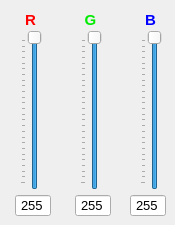
      <widget class="QWidget" name="tabRGB">
       <property name="autoFillBackground">
        <bool>true</bool>
       </property>
       <attribute name="title">
        <string>RGB</string>
       </attribute>
       <widget class="QSlider" name="verticalSliderR">
        <property name="geometry">
         <rect>
          <x>20</x>
          <y>30</y>
          <width>22</width>
          <height>160</height>
         </rect>
        </property>
        <property name="cursor">
         <cursorShape>SplitVCursor</cursorShape>
        </property>
        <property name="layoutDirection">
         <enum>Qt::LeftToRight</enum>
        </property>
        <property name="autoFillBackground">
         <bool>true</bool>
        </property>
        <property name="maximum">
         <number>255</number>
        </property>
        <property name="value">
         <number>255</number>
        </property>
        <property name="orientation">
         <enum>Qt::Vertical</enum>
        </property>
        <property name="invertedAppearance">
         <bool>false</bool>
        </property>
        <property name="tickPosition">
         <enum>QSlider::TicksAbove</enum>
        </property>
        <property name="tickInterval">
         <number>10</number>
        </property>
       </widget>
       <widget class="QSlider" name="verticalSliderG">
        <property name="geometry">
         <rect>
          <x>80</x>
          <y>30</y>
          <width>22</width>
          <height>160</height>
         </rect>
        </property>
        <property name="cursor">
         <cursorShape>SplitVCursor</cursorShape>
        </property>
        <property name="layoutDirection">
         <enum>Qt::LeftToRight</enum>
        </property>
        <property name="autoFillBackground">
         <bool>true</bool>
        </property>
        <property name="maximum">
         <number>255</number>
        </property>
        <property name="value">
         <number>255</number>
        </property>
        <property name="orientation">
         <enum>Qt::Vertical</enum>
        </property>
        <property name="invertedAppearance">
         <bool>false</bool>
        </property>
        <property name="tickPosition">
         <enum>QSlider::TicksAbove</enum>
        </property>
        <property name="tickInterval">
         <number>10</number>
        </property>
       </widget>
       <widget class="QSlider" name="verticalSliderB">
        <property name="geometry">
         <rect>
          <x>140</x>
          <y>30</y>
          <width>22</width>
          <height>160</height>
         </rect>
        </property>
        <property name="cursor">
         <cursorShape>SplitVCursor</cursorShape>
        </property>
        <property name="layoutDirection">
         <enum>Qt::LeftToRight</enum>
        </property>
        <property name="autoFillBackground">
         <bool>true</bool>
        </property>
        <property name="maximum">
         <number>255</number>
        </property>
        <property name="value">
         <number>255</number>
        </property>
        <property name="orientation">
         <enum>Qt::Vertical</enum>
        </property>
        <property name="invertedAppearance">
         <bool>false</bool>
        </property>
        <property name="tickPosition">
         <enum>QSlider::TicksAbove</enum>
        </property>
        <property name="tickInterval">
         <number>10</number>
        </property>
       </widget>
       <widget class="QLabel" name="label_B">
        <property name="geometry">
         <rect>
          <x>140</x>
          <y>10</y>
          <width>21</width>
          <height>20</height>
         </rect>
        </property>
        <property name="font">
         <font>
          <pointsize>11</pointsize>
          <weight>75</weight>
          <bold>true</bold>
          <stylestrategy>PreferAntialias</stylestrategy>
         </font>
        </property>
        <property name="layoutDirection">
         <enum>Qt::LeftToRight</enum>
        </property>
        <property name="styleSheet">
         <string notr="true">color: rgb(0, 0, 255);</string>
        </property>
        <property name="text">
         <string>B</string>
        </property>
        <property name="alignment">
         <set>Qt::AlignCenter</set>
        </property>
       </widget>
       <widget class="QLabel" name="label_R">
        <property name="geometry">
         <rect>
          <x>20</x>
          <y>10</y>
          <width>21</width>
          <height>20</height>
         </rect>
        </property>
        <property name="font">
         <font>
          <pointsize>11</pointsize>
          <weight>75</weight>
          <bold>true</bold>
          <stylestrategy>PreferAntialias</stylestrategy>
         </font>
        </property>
        <property name="layoutDirection">
         <enum>Qt::LeftToRight</enum>
        </property>
        <property name="styleSheet">
         <string notr="true">color: rgb(255, 0, 0);</string>
        </property>
        <property name="text">
         <string>R</string>
        </property>
        <property name="alignment">
         <set>Qt::AlignCenter</set>
        </property>
       </widget>
       <widget class="QLabel" name="label_G">
        <property name="geometry">
         <rect>
          <x>80</x>
          <y>10</y>
          <width>21</width>
          <height>20</height>
         </rect>
        </property>
        <property name="font">
         <font>
          <pointsize>11</pointsize>
          <weight>75</weight>
          <bold>true</bold>
          <stylestrategy>PreferAntialias</stylestrategy>
         </font>
        </property>
        <property name="layoutDirection">
         <enum>Qt::LeftToRight</enum>
        </property>
        <property name="styleSheet">
         <string notr="true">color: rgb(0, 235, 0);</string>
        </property>
        <property name="text">
         <string>G</string>
        </property>
        <property name="alignment">
         <set>Qt::AlignCenter</set>
        </property>
       </widget>
       <widget class="QLineEdit" name="lineEditRVal">
        <property name="geometry">
         <rect>
          <x>15</x>
          <y>195</y>
          <width>36</width>
          <height>21</height>
         </rect>
        </property>
        <property name="font">
         <font>
          <pointsize>10</pointsize>
          <weight>50</weight>
          <bold>false</bold>
          <stylestrategy>PreferAntialias</stylestrategy>
         </font>
        </property>
        <property name="text">
         <string>255</string>
        </property>
        <property name="alignment">
         <set>Qt::AlignCenter</set>
        </property>
       </widget>
       <widget class="QLineEdit" name="lineEditGVal">
        <property name="geometry">
         <rect>
          <x>75</x>
          <y>195</y>
          <width>36</width>
          <height>21</height>
         </rect>
        </property>
        <property name="font">
         <font>
          <pointsize>10</pointsize>
          <weight>50</weight>
          <bold>false</bold>
          <stylestrategy>PreferAntialias</stylestrategy>
         </font>
        </property>
        <property name="text">
         <string>255</string>
        </property>
        <property name="alignment">
         <set>Qt::AlignCenter</set>
        </property>
       </widget>
       <widget class="QLineEdit" name="lineEditBVal">
        <property name="geometry">
         <rect>
          <x>130</x>
          <y>195</y>
          <width>36</width>
          <height>21</height>
         </rect>
        </property>
        <property name="font">
         <font>
          <pointsize>10</pointsize>
          <weight>50</weight>
          <bold>false</bold>
          <stylestrategy>PreferAntialias</stylestrategy>
         </font>
        </property>
        <property name="text">
         <string>255</string>
        </property>
        <property name="alignment">
         <set>Qt::AlignCenter</set>
        </property>
       </widget>
      </widget>
